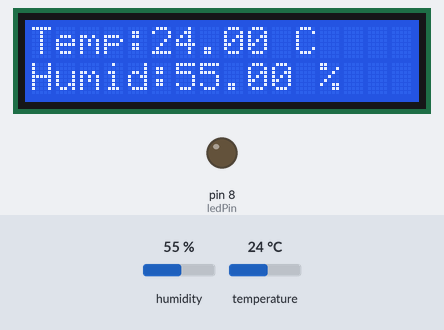
A sketch run on a simulated Arduino Uno, built with avr-gcc and run on an emulated ATmega328P. Shown: 16×2 character LCD, output pins drawn as LEDs (lit = HIGH). The inputs (shaded band) are chosen by the test bench; at power-on: temperature 24 °C, humidity 55 %. What the sketch prints to the serial monitor is not drawn.

Above: at 3.2 s.
3.3 s: temperature set to 29 °C
At 5.5 s:
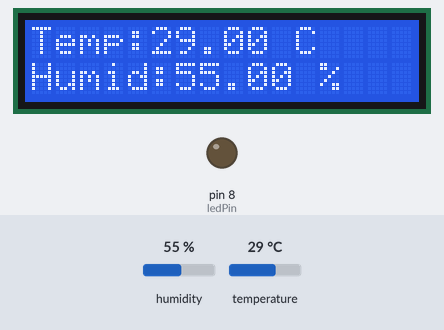
6.0 s: temperature set to 32 °C
At 6.6 s:
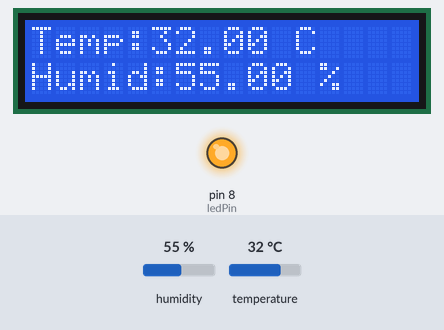
8.7 s: humidity set to 22 %
At 11.1 s:
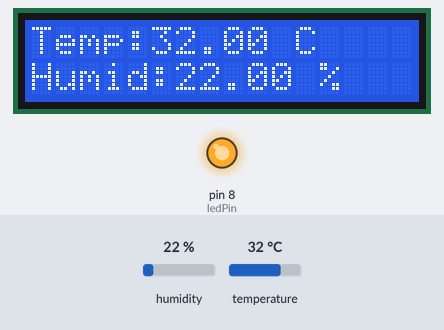
11.8 s: humidity set to 40 %
At 13.4 s:
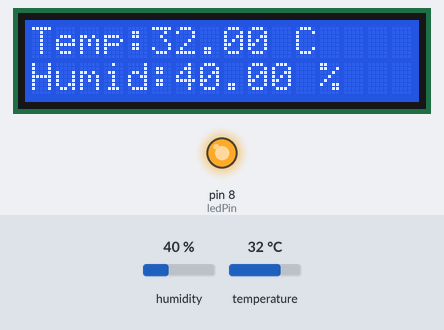
Timing chart, 0 to 14.9 s (numbered marks = the images above; inputs shaded):
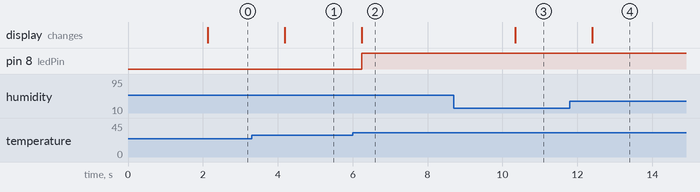

Measured:
- the behaviour switches between 30 and 31 °C on temperature (found by bisection; images 1 and 2)
- after the input at 3.3 s, the display: changes after 0.88 s (image 1)
- after the input at 6.0 s, pin 8 (ledPin): LOW → HIGH after 0.24 s; the display: changes after 0.24 s (image 2)
- after the input at 8.7 s, the display: changes after 1.6 s (image 3)
- after the input at 11.8 s, the display: changes after 0.60 s (image 4)

The sketch:

Temp_and_humid_monitoring_system.ino
```cpp
#include <Wire.h>
#include <LiquidCrystal_I2C.h>
#include <DHT.h>

#define DHTPIN 2
#define DHTTYPE DHT11

DHT dht(DHTPIN, DHTTYPE);

LiquidCrystal_I2C lcd(0x27, 16, 2);

int ledPin = 8;

float temp;
float humid;
int dt =2000; //delay
void readDHT()
{
  humid = dht.readHumidity();
  temp = dht.readTemperature();

  Serial.print("Temperature: ");
  Serial.print(temp);
  Serial.print(" C  ");

  Serial.print("Humidity: ");
  Serial.print(humid);
  Serial.println(" %");
}
void displayLCD()
{
  lcd.clear();

  lcd.setCursor(0,0);
  lcd.print("Temp:");
  lcd.print(temp);
  lcd.print(" C");

  lcd.setCursor(0,1);
  lcd.print("Humid:");
  lcd.print(humid);
  lcd.print(" %");
}
void temperatureAlert()
{
  if(temp > 30)
  {
    digitalWrite(ledPin, HIGH);

    Serial.println("High Temperature Alert!");
  }
  else
  {
    digitalWrite(ledPin, LOW);
  }
}

void setup()
{
  Serial.begin(9600);

  pinMode(ledPin, OUTPUT);

  dht.begin();

  lcd.init();
  lcd.backlight();

  lcd.setCursor(0,0);
  lcd.print("System Ready");
  delay(dt);
  lcd.clear();
}

void loop()
{
  readDHT();

  displayLCD();

  temperatureAlert();

  delay(dt);
}
```
